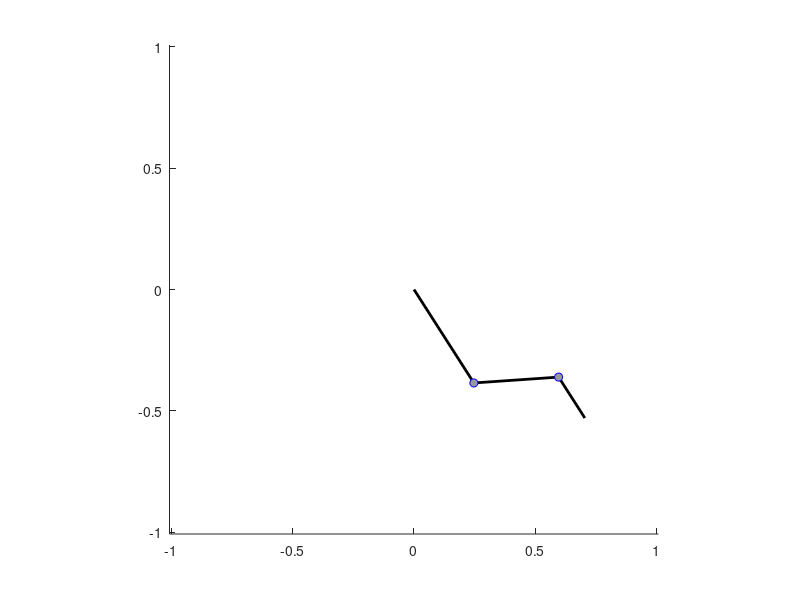
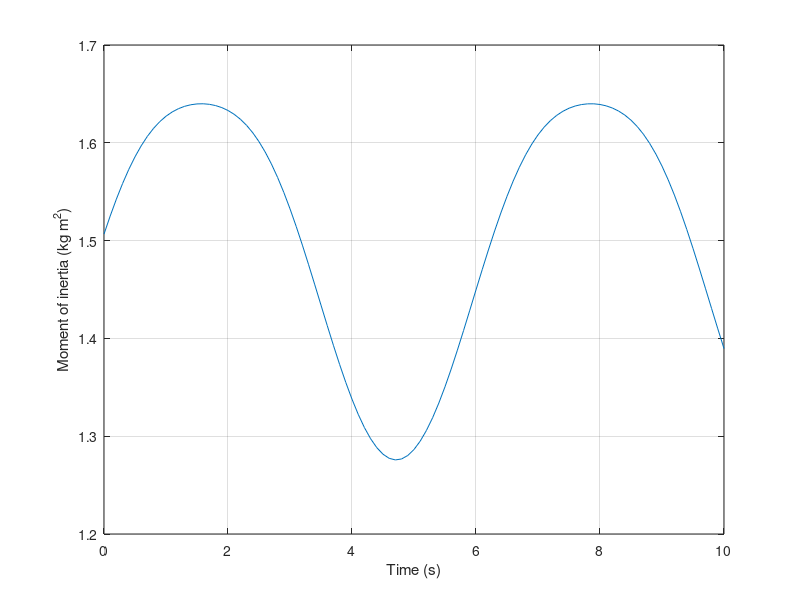

The MATLAB script that drew these images, in order:
% Masses (kg)
mMKnee = 2;
mMAnkle = 0.5;
mLUpper = 1.3;
mLCalf = 1;
mLFoot = 0.5;

% Lengths (m)
lCalf = 0.35;
lFoot = 0.2;
lUpper = 0.4572;

t = 0:0.1:10;
L1 = lUpper;
L2 = lCalf;
L3 = lFoot;
L = [L1 L2 L3];

theta0 = [-pi/2; -pi/4; -pi/2];
theta = theta0 + [(-pi/3)*sin(t);
                  (-pi/2)*sin(t);
                  (-pi/3)*sin(t)];

I = zeros(size(t));

figure(1)
for k = 1:length(t)
    xKnee = L1*cos(theta(1,k));
    yKnee = L1*sin(theta(1,k));

    xAnkle = xKnee + L2*cos(theta(2,k));
    yAnkle = yKnee + L2*sin(theta(2,k));

    xFoot = xAnkle + L3*cos(theta(3,k));
    yFoot = yAnkle + L3*sin(theta(3,k));

    %Center
    xUpper = xKnee/2;
    yUpper = yKnee/2;

    xCalf = xKnee + L2/2*cos(theta(2,k));
    yCalf = yKnee + L2/2*sin(theta(2,k));

    xFootCenter = xAnkle + L3/2*cos(theta(3,k));
    yFootCenter = yAnkle + L3/2*sin(theta(3,k));

    %Inertia
    I(k) = ...
        mMKnee*(xKnee^2 + yKnee^2) + ...
        mMAnkle*(xAnkle^2 + yAnkle^2) + ...
        mLUpper*(xUpper^2 + yUpper^2 + L1^2/12) + ...
        mLCalf *(xCalf^2 + yCalf^2 + L2^2/12) + ...
        mLFoot *(xFootCenter^2 + yFootCenter^2 + L3^2/12);

    %Position
    P = [0, xKnee, xAnkle, xFoot;
         0, yKnee, yAnkle, yFoot];

    clf
    hold on

    for i = 1:3
        plot(P(1,i:i+1), P(2,i:i+1), 'k', 'LineWidth', 2);
    end

    plot(P(1,2:3), P(2,2:3), 'bo', ...
         'MarkerFaceColor', [0.6 0.6 0.6]);

    axis equal
    xlim([-sum(L), sum(L)])
    ylim([-sum(L), sum(L)])
    drawnow
end

figure(2)
plot(t, I)
xlabel('Time (s)')
ylabel('Moment of inertia (kg m^2)')
grid on
